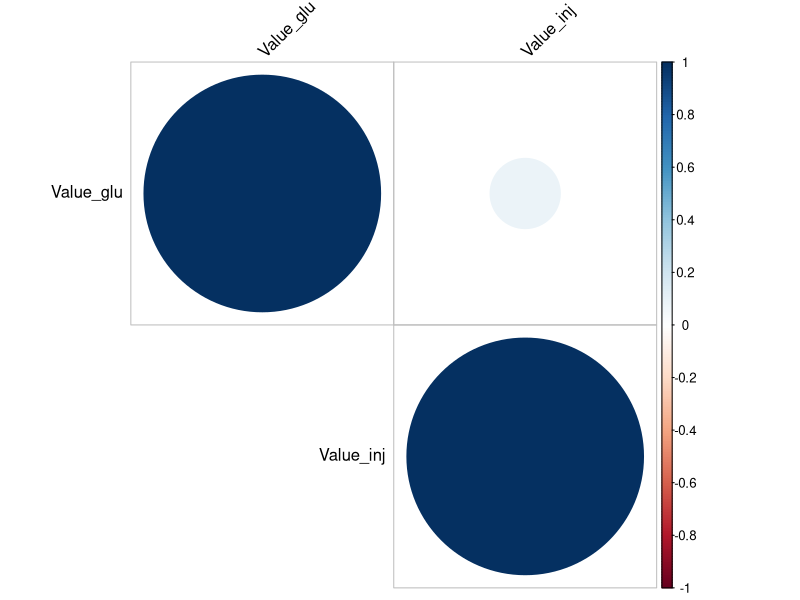

Source code (R):
library(dplyr)
library(lubridate)
library(readr)
library(corrplot)

# === 1. CARICAMENTO DEL FILE CSV ===
data <- read_csv("./dataset/diabetes_clean_data3.csv")

# === 2. FILTRA SOLO I PAZIENTI CHE USANO ULTRALENTE ===
data$UsesUltraLente <- as.logical(data$UsesUltraLente)
ultralente_data <- filter(data, UsesUltraLente == TRUE)

# === 3. CONVERTI DATETIME IN FORMATO POSIXct ===
ultralente_data$DateTime <- ymd_hms(ultralente_data$DateTime)

# === 4. FILTRA SOLO CODE 35 O 48-64 ===
filtered_data <- ultralente_data %>%
  filter(Code == 35 | (Code >= 48 & Code <= 64))

# === 5. SEPARA GLICEMIA E INIEZIONI ===
glucose <- filtered_data %>% filter(Code == 35)
injections <- filtered_data %>% filter(Code >= 48 & Code <= 64)

# === 6. ASSOCIA EVENTI ENTRO 20 MINUTI NELLA STESSA GIORNATA ===
paired <- inner_join(
  injections,
  glucose,
  by = c("PatientID"),
  suffix = c("_inj", "_glu")
) %>%
  filter(
    as.Date(DateTime_inj) == as.Date(DateTime_glu),
    abs(difftime(DateTime_inj, DateTime_glu, units = "mins")) <= 20
  )

# === 7. SALVA I RISULTATI SU FILE CSV ===
write_csv(paired, "./dataset/risultati_correlati.csv")

# === 8. CREAZIONE MATRICE DI CORRELAZIONE ===
mat <- paired %>%
  select(Value_glu, Value_inj) %>%
  na.omit()

cor_matrix <- cor(mat)

# === 9. SALVA IL CORRPLOT SU FILE PDF ===
pdf("./grafici_plot/grafico_corrplot.pdf", width = 7, height = 5)
corrplot(cor_matrix, method = "circle", type = "upper", tl.col = "black", tl.srt = 45)
dev.off()
